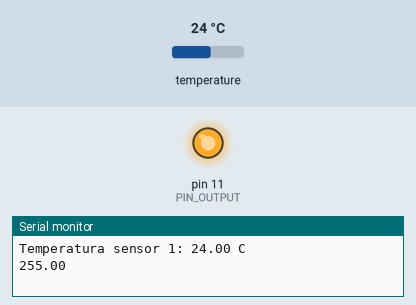
Recording of a sketch running on a simulated Arduino Uno, built with avr-gcc and run on an emulated ATmega328P. On the bench: output pins drawn as LEDs (lit = HIGH), the last lines printed to the serial monitor. Inputs (shaded band) come from the test bench; at power-on: temperature 24 °C. Pins used as bus, display or sensor lines are not drawn.

Above: at 1.5 s.
1.6 s: temperature set to 24.7 °C
At 3.5 s:
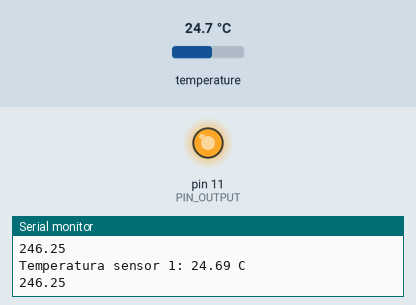
3.8 s: temperature set to 28 °C
At 4.8 s:
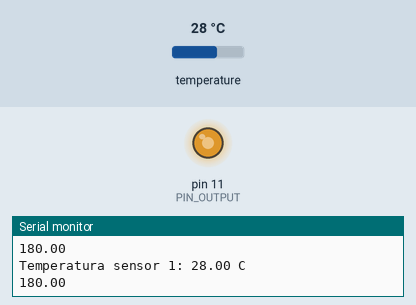
5.3 s: temperature set to 33 °C
At 5.9 s:
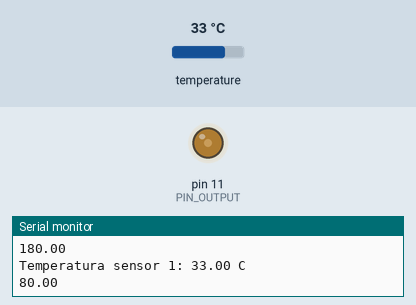
Timing chart, 0 to 8.3 s (numbered marks = the images above; inputs shaded):
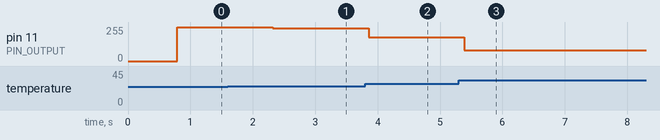

Measured:
- after the input at 1.6 s, pin 11 (PIN_OUTPUT): 255/255 → 246/255 after 0.72 s
- after the input at 3.8 s, pin 11 (PIN_OUTPUT): 246/255 → 180/255 after 0.05 s
- after the input at 5.3 s, pin 11 (PIN_OUTPUT): 180/255 → 80/255 after 0.08 s

The sketch:

PID.ino
```cpp
/********************************************************
 * PID Basic Example
 * Reading analog input 0 to control analog PWM output 3
 ********************************************************/

#include <PID_v1.h>

#include <OneWire.h>
#include <DallasTemperature.h>

#define PIN_INPUT 9
#define PIN_OUTPUT 11
#define PIN_RELE 1

// Instancia a las clases OneWire y DallasTemperature
OneWire oneWireObjeto(PIN_INPUT);
DallasTemperature sensorDS18B20(&oneWireObjeto);

//Define Variables we'll be connecting to
double Setpoint, Input, Output;

//Specify the links and initial tuning parameters
double Kp=20, Ki=0, Kd=0;
PID myPID(&Input, &Output, &Setpoint, Kp, Ki, Kd, DIRECT);

void setup()
{
  // Iniciamos la comunicación serie
  Serial.begin(9600);
  // Iniciamos el bus 1-Wire
  sensorDS18B20.begin();
  pinMode(PIN_RELE,OUTPUT);
  digitalWrite(PIN_RELE,HIGH);
  //initialize the variables we're linked to
  Input = sensorDS18B20.getTempCByIndex(1);
  Setpoint = 37;

  //turn the PID on
  myPID.SetMode(AUTOMATIC);

}

void loop()
{
  // Mandamos comandos para toma de temperatura a los sensores
  sensorDS18B20.requestTemperatures();

  // Leemos y mostramos los datos de los sensores DS18B2

  Input = sensorDS18B20.getTempCByIndex(1);

  if(Input != -127.00){
    Serial.print("Temperatura sensor 1: ");
    Serial.print(Input);
    Serial.println(" C");
    myPID.Compute();
    analogWrite(PIN_OUTPUT, Output);
    Serial.println(Output);
  }


}
```
